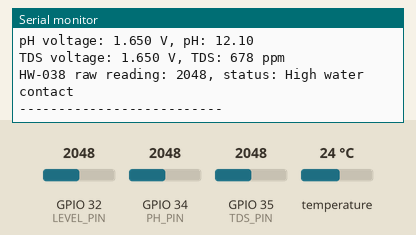
This sketch was run on a simulated ESP32. Parts: the last lines printed to the serial monitor. Inputs (shaded band) come from the test bench; at power-on: GPIO 32 (LEVEL_PIN) = 2048, temperature 24 °C, GPIO 34 (PH_PIN) = 2048, GPIO 35 (TDS_PIN) = 2048 (analog values on the 0–4095 scale). WiFi joins after 1.5 s; servers stay silent unless stated.

Above: at 4.7 s.
4.8 s: GPIO 32 (LEVEL_PIN) set to 1760
At 8.1 s:
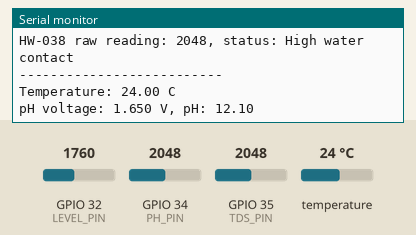
15.0 s: GPIO 32 (LEVEL_PIN) set to 860
At 18.9 s:
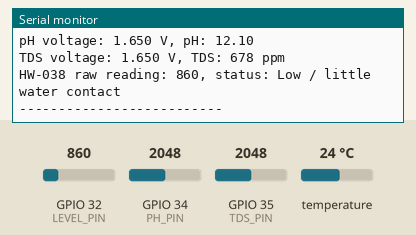
25.0 s: temperature set to 12 °C
26.5 s: GPIO 34 (PH_PIN) set to 1760
At 27.9 s:
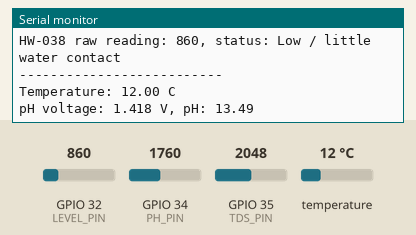
28.0 s: GPIO 35 (TDS_PIN) set to 1760
At 28.9 s:
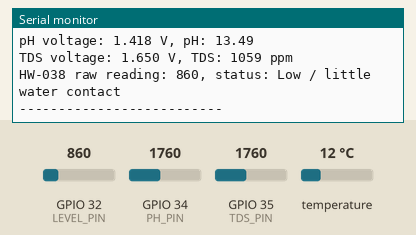

The sketch:

Crab.ino
```cpp
#define BLYNK_TEMPLATE_ID "TMPL3Xckio2DE"
#define BLYNK_TEMPLATE_NAME "SENSEFORGE"
#define BLYNK_AUTH_TOKEN    "4EJniUqrwWGrbE2RzNdDBjRaq_u-uj4V"

#include <WiFi.h>
#include <BlynkSimpleEsp32.h>
#include <OneWire.h>
#include <DallasTemperature.h>

char ssid[] = "ODESSEY3";
char pass[] = "odyssey2026";

// ESP32 GPIO connections
const int TEMP_PIN  = 4;
const int PH_PIN    = 34;
const int TDS_PIN   = 35;
const int LEVEL_PIN = 32;

// DS18B20
OneWire oneWire(TEMP_PIN);
DallasTemperature tempSensor(&oneWire);

BlynkTimer timer;

// ---------- CALIBRATION SETTINGS ----------
// Replace these with measured values from your own sensors.
float PH4_VOLTAGE  = 3.00;  // Example only
float PH7_VOLTAGE  = 2.50;  // Example only

// TDS conversion factor; tune against a known TDS solution.
float TDS_FACTOR = 0.50;

// HW-038 thresholds must be determined by testing.
int LEVEL_LOW_THRESHOLD  = 900;
int LEVEL_HIGH_THRESHOLD = 1800;

// ---------- READ ANALOG VOLTAGE ----------
float readVoltage(int pin) {
  uint32_t totalMilliVolts = 0;
  const int samples = 20;

  for (int i = 0; i < samples; i++) {
    totalMilliVolts += analogReadMilliVolts(pin);
    delay(5);
  }

  return (totalMilliVolts / (float)samples) / 1000.0;
}

// ---------- TEMPERATURE ----------
void readTemperature() {
  tempSensor.requestTemperatures();
  float tempC = tempSensor.getTempCByIndex(0);

  if (tempC == DEVICE_DISCONNECTED_C ||
      tempC < -40 || tempC > 125) {
    Serial.println("Temperature sensor error");
    Blynk.virtualWrite(V4, "Sensor error");
    return;
  }

  Serial.printf("Temperature: %.2f C\n", tempC);
  Blynk.virtualWrite(V0, tempC);
  Blynk.virtualWrite(V4, "OK");
}

// ---------- PH ----------
void readPH() {
  float voltage = readVoltage(PH_PIN);

  // Linear calibration between pH 4 and pH 7.
  // This assumes PH4_VOLTAGE and PH7_VOLTAGE are
  // actual measured voltages from your calibrated probe.
  if (abs(PH4_VOLTAGE - PH7_VOLTAGE) < 0.01) {
    Serial.println("Invalid pH calibration voltages");
    Blynk.virtualWrite(V5, "Calibration error");
    return;
  }

  float phValue = 4.0 +
    (voltage - PH4_VOLTAGE) *
    (7.0 - 4.0) /
    (PH7_VOLTAGE - PH4_VOLTAGE);

  Serial.printf("pH voltage: %.3f V, pH: %.2f\n",
                voltage, phValue);

  // Flag implausible values rather than treating them as valid.
  if (phValue < 0 || phValue > 14) {
    Blynk.virtualWrite(V1, 0);
    Blynk.virtualWrite(V5, "Check pH probe/calibration");
  } else {
    Blynk.virtualWrite(V1, phValue);
    Blynk.virtualWrite(V5, "OK");
  }
}

// ---------- TDS ----------
void readTDS() {
  float voltage = readVoltage(TDS_PIN);

  // Basic approximate conversion for a common analog TDS kit.
  // Actual formula and factor depend on the module and calibration.
  tempSensor.requestTemperatures();
  float tempC = tempSensor.getTempCByIndex(0);

  if (tempC == DEVICE_DISCONNECTED_C ||
      tempC < -40 || tempC > 125) {
    tempC = 25.0; // Fallback; no temperature compensation
  }

  float compensation = 1.0 + 0.02 * (tempC - 25.0);
  float compensatedVoltage = voltage / compensation;

  float tdsPPM =
    (133.42 * compensatedVoltage * compensatedVoltage *
     compensatedVoltage
     - 255.86 * compensatedVoltage * compensatedVoltage
     + 857.39 * compensatedVoltage) * TDS_FACTOR;

  if (tdsPPM < 0) tdsPPM = 0;

  Serial.printf("TDS voltage: %.3f V, TDS: %.0f ppm\n",
                voltage, tdsPPM);

  Blynk.virtualWrite(V2, tdsPPM);
  Blynk.virtualWrite(V6, "OK");
}

// ---------- HW-038 WATER CONTACT / LEVEL ----------
void readWaterLevel() {
  int raw = analogRead(LEVEL_PIN);

  String levelStatus;

  if (raw < LEVEL_LOW_THRESHOLD) {
    levelStatus = "Low / little water contact";
  } else if (raw < LEVEL_HIGH_THRESHOLD) {
    levelStatus = "Medium";
  } else {
    levelStatus = "High water contact";
  }

  Serial.printf("HW-038 raw reading: %d, status: %s\n",
                raw, levelStatus.c_str());

  Blynk.virtualWrite(V3, raw);
  Blynk.virtualWrite(V7, levelStatus);
}

// ---------- ALL SENSORS ----------
void sendSensorReadings() {
  readTemperature();
  readPH();
  readTDS();
  readWaterLevel();

  Serial.println("--------------------------");
}

void setup() {
  Serial.begin(115200);

  analogReadResolution(12);

  tempSensor.begin();

  pinMode(PH_PIN, INPUT);
  pinMode(TDS_PIN, INPUT);
  pinMode(LEVEL_PIN, INPUT);

  Blynk.begin(BLYNK_AUTH_TOKEN, ssid, pass);

  // Send readings every 5 seconds.
  timer.setInterval(5000L, sendSensorReadings);

  // Read immediately once connected.
  sendSensorReadings();
}

void loop() {
  Blynk.run();
  timer.run();
}
```

Measured:
- after the input at 15.0 s, the serial monitor: prints a new line after 3.6 s (image 2)
- after the input at 26.5 s, the serial monitor: prints a new line after 1.2 s (image 3)
